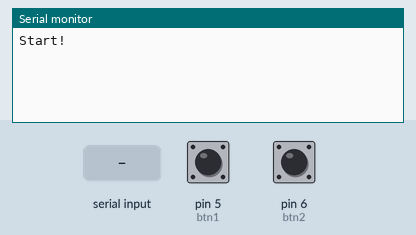
A sketch run on a simulated Arduino Uno, built with avr-gcc and run on an emulated ATmega328P. Parts: the last lines printed to the serial monitor. Inputs (shaded band) come from the test bench; at power-on: pin 5 (btn1) HIGH, pin 6 (btn2) HIGH.

Above: at 1.2 s.
1.3 s: pin 5 (btn1) pulled LOW for 0.15 s
At 2.5 s:
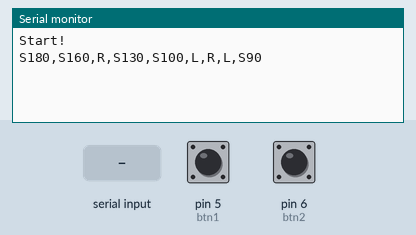
2.9 s: pin 6 (btn2) pulled LOW for 0.15 s
At 3.7 s:
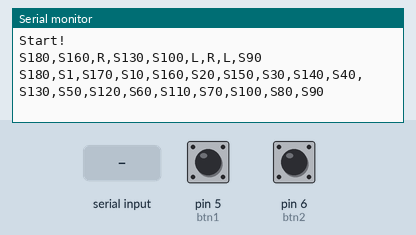
4.5 s: "1\n" received over Serial
At 5.4 s:
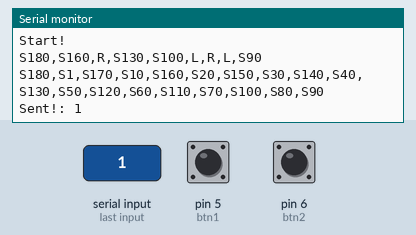
6.0 s: "0\n" received over Serial
At 6.5 s:
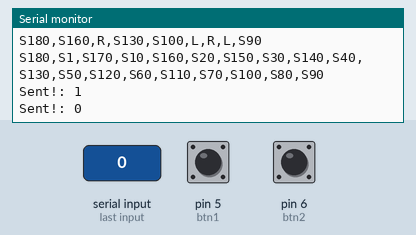

The sketch:

Test_Device.ino
```cpp
#include <SoftwareSerial.h>

SoftwareSerial xbee(2, 3);
int btn1 = 5;
int btn2 = 6;
String val1 = "S180,S160,R,S130,S100,L,R,L,S90";
String val2 = "S180,S1,S170,S10,S160,S20,S150,S30,S140,S40,S130,S50,S120,S60,S110,S70,S100,S80,S90";
void setup() {
  Serial.begin(9600);
  xbee.begin(9600);
  pinMode(btn1, INPUT_PULLUP);
  pinMode(btn2, INPUT_PULLUP);
  Serial.println("Start!");
}
void loop() {

  if(digitalRead(btn1)==LOW){
    xbee.println(val1);
    Serial.println(val1);
    delay(1000);
  }
  if(digitalRead(btn2)==LOW){
    xbee.println(val2);
    Serial.println(val2);
    delay(1000);
  }

  if(Serial.available()){
    String inString = Serial.readStringUntil('\n');
    xbee.println(inString);
    Serial.print("Sent!: ");
    Serial.println(inString);
  }
}
```

Measured:
- after the input at 1.3 s, the serial monitor: prints a new line at once (image 1)
- after the input at 2.9 s, the serial monitor: prints a new line after 0.09 s (image 2)
- after the input at 4.5 s, the serial monitor: prints a new line at once (image 3)
- after the input at 6.0 s, the serial monitor: prints a new line at once (image 4)
